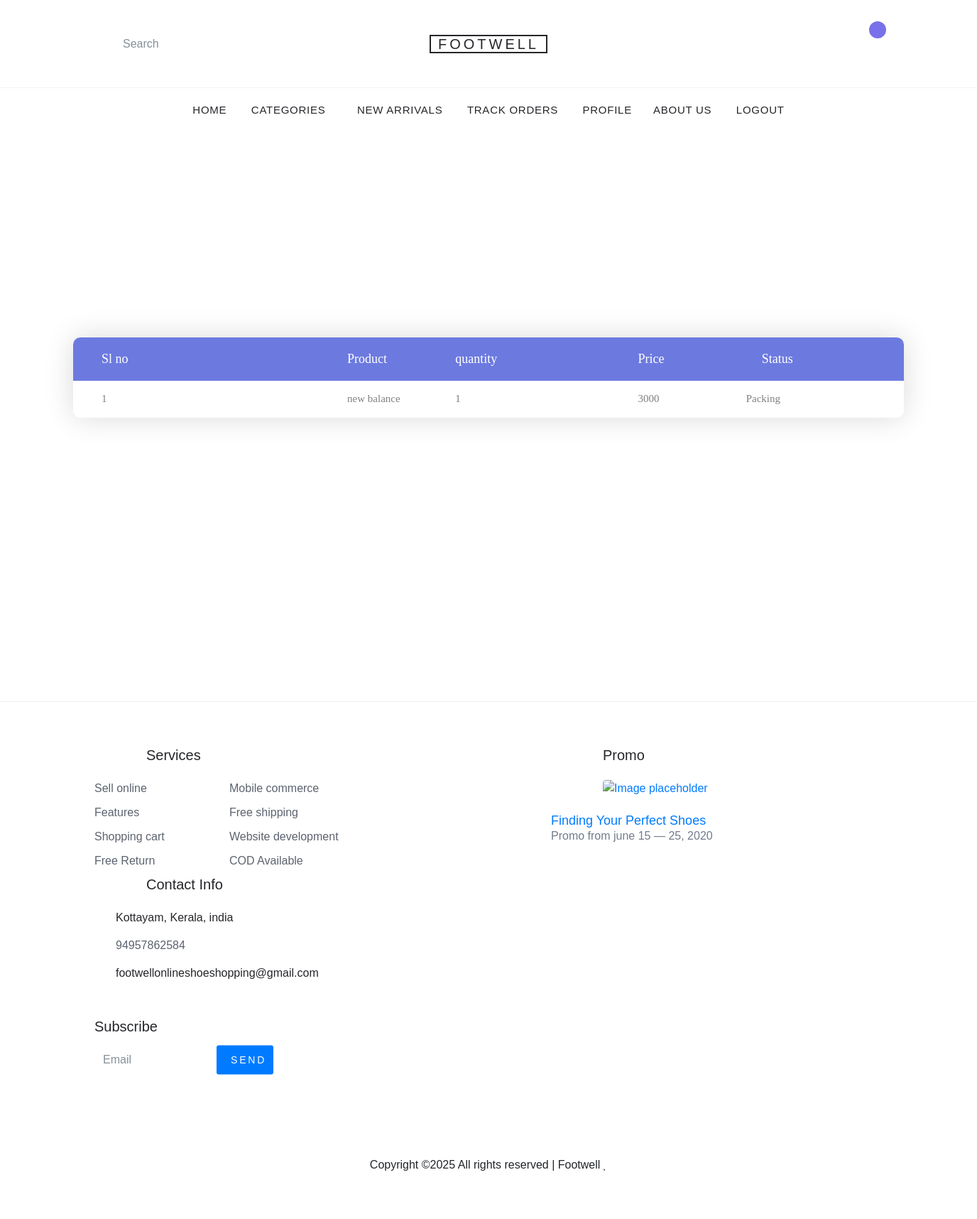
Screenshot of /tracker/ (signed in) with the database file from the repository.
### shoeapp/models.py (models this page shows)
class Bookingitem(models.Model):
    user_details = models.ForeignKey(User, on_delete=models.CASCADE)
    product_details = models.ForeignKey(Product, on_delete=models.CASCADE)
    quantity = models.IntegerField(default=1)
    payment_amount = models.IntegerField()
    payment_status = models.CharField(max_length=255, default='pending')
    order_status = models.CharField(max_length=255, default='ordered')
    created_at = models.DateTimeField()

class Product(models.Model):
    productname = models.CharField(max_length=1000)
    brandname = models.CharField(max_length=100)
    material = models.CharField(max_length=100)
    colour = models.CharField(max_length=100)
    price = models.IntegerField()
    category = models.CharField(max_length=100)
    producttype = models.CharField(max_length=100)
    quantity = models.IntegerField(default=10)
    size = models.IntegerField(default=3)
    image = models.ImageField()

### shoeapp/views.py (the view)
# urls.py: path('tracker/', views.tracker, name='tracker'),
def tracker(request):
    if request.session.has_key('user_id'):
        try:
            logobj = Login.objects.get(id=request.session['user_id'])
            user = User.objects.get(loginid=logobj)
            bookings = Bookingitem.objects.filter(user_details=user)
            book=BookingAddress.objects.filter(userdetails=user)
            print(book)
            if bookings.exists():
                return render(request, 'tracker.html', {'books': bookings})
            return render(request, 'tracker.html', {'message': "No bookings found!"})
        except Login.DoesNotExist:
            return redirect('login_url_name')  # Redirect to login if session is invalid
    return redirect('login_url_name')  # Redirect to login if session is missing

### templates/tracker.html (shortened to what this page needs)
{% extends 'base.html' %}
{% block main %}
<html lang="en">
{% load static %}
<head>
	<link rel="stylesheet" type="text/css" href="{% static 'Table_Fixed_Header/vendor/bootstrap/css/bootstrap.min.css' %}">
	<link rel="stylesheet" type="text/css" href="{% static 'Table_Fixed_Header/fonts/font-awesome-4.7.0/css/font-awesome.min.css' %}">
	<link rel="stylesheet" type="text/css" href="{% static 'Table_Fixed_Header/vendor/animate/animate.css' %}">
	<link rel="stylesheet" type="text/css" href="{% static 'Table_Fixed_Header/vendor/select2/select2.min.css' %}">
	<link rel="stylesheet" type="text/css" href="{% static 'Table_Fixed_Header/vendor/perfect-scrollbar/perfect-scrollbar.css' %}">
	<link rel="stylesheet" type="text/css" href="{% static 'Table_Fixed_Header/css/util.css' %}">
	<link rel="stylesheet" type="text/css" href="{% static 'Table_Fixed_Header/css/main.css' %}">
</head>
<body>
	<div class="limiter">
		<div class="container-table100">
			<div class="wrap-table100">
				<div class="table100 ver1 m-b-110">
					<div class="table100-head">
						<table>
							<thead>
								<tr class="row100 head">
									<th class="cell100 column1">Sl no</th>
									<th class="cell100 column2">Product</th>
									<th class="cell100 column3">quantity</th>
									<th class="cell100 column6">Price</th>
                                    <th class="cell100 column7">Status</th>
								</tr>
							</thead>
						</table>
					</div>
					<div class="table100-body js-pscroll">
						<table>
							<tbody>
                            {% for book in books %}
								<tr class="row100 body">
									<td class="cell100 column1">{{ forloop.counter }}</td>
									<td class="cell100 column2">
                                            <li>{{ book.product_details.productname}}</li>
									<td class="cell100 column3">
                                            <li>{{ book.quantity}}</li>
</td>
                                    </td>
									<td class="cell100 column5">{{ book.payment_amount }}</td>
                                    <td class="cell100 column6">{{ book.order_status}}</td>
								</tr>
                            {% endfor %}
							</tbody>
						</table>
					</div>
				</div>
			</div>
		</div>
	</div>
</body>
</html>
{% endblock %}

### static/css/style.css (style rules this page uses)
body { line-height: 1.7; color: #8c92a0; font-weight: 300; font-size: 16px; }

### static/Table_Fixed_Header/css/main.css (style rules this page uses)
* { margin: 0px; padding: 0px; box-sizing: border-box; }
body, html { height: 100%; font-family: sans-serif; }
ul, li { margin: 0px; list-style-type: none; }
.js-pscroll { position: relative; overflow: hidden; }
.limiter { width: 1366px; margin: 0 auto; }
.container-table100 { width: 100%; min-height: 100vh; background: #fff; display: -webkit-box; display: -webkit-flex; display: -moz-box; display: -ms-flexbox; display: flex; align-items: center; justify-content: center; flex-wrap: wrap; padding: 33px 30px; }
.wrap-table100 { width: 1170px; }
.table100 { background-color: #fff; }
table { width: 100%; }
th, td { font-weight: unset; padding-right: 10px; }
.column1 { width: 33%; padding-left: 40px; }
.column2 { width: 13%; }
.column3 { width: 22%; }
.column5 { width: 13%; }
.table100-head th { padding-top: 18px; padding-bottom: 18px; }
.table100-body td { padding-top: 16px; padding-bottom: 16px; }
.table100 { position: relative; padding-top: 60px; }
.table100-head { position: absolute; width: 100%; top: 0; left: 0; }
.table100-body { max-height: 585px; overflow: auto; }
.table100.ver1 th { font-family: Lato-Bold; font-size: 18px; color: #fff; line-height: 1.4; background-color: #6c7ae0; }
.table100.ver1 td { font-family: Lato-Regular; font-size: 15px; color: #808080; line-height: 1.4; }
.table100.ver1 { border-radius: 10px; overflow: hidden; box-shadow: 0 0px 40px 0px rgba(0, 0, 0, 0.15); -moz-box-shadow: 0 0px 40px 0px rgba(0, 0, 0, 0.15); -webkit-box-shadow: 0 0px 40px 0px rgba(0, 0, 0, 0.15); -o-box-shadow: 0 0px 40px 0px rgba(0, 0, 0, 0.15); -ms-box-shadow: 0 0px 40px 0px rgba(0, 0, 0, 0.15); }

### rows the page displays
Bookingitem: product_details.productname "new balance", quantity "1", payment_amount "3000", order_status "Packing"
